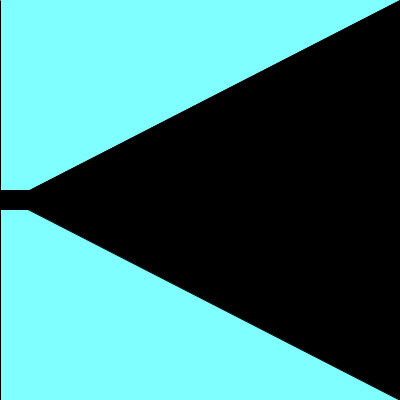
Frame 1 (no input)
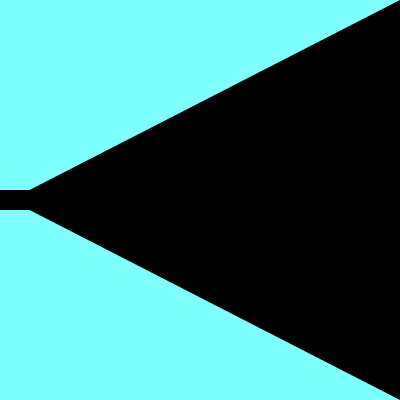
Frame 60 (the mouse pressed at the canvas centre just before this capture)
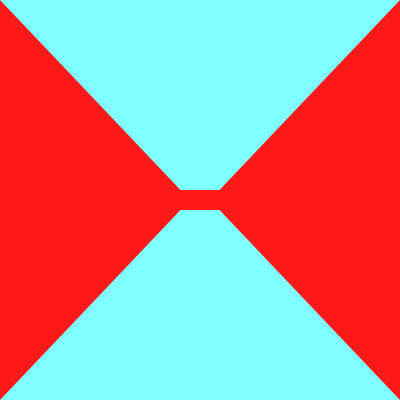
Frame 120 (the mouse held since frame 60 and released just before this capture)

The Processing sketch that drew these frames (run headless with seeded random() and noise(); from frame 60 on, the mouse is pressed at the canvas centre):

// Processing sketch: processing_35755
// ── processing_35755.pde

void setup(){
  size(400,400);
  colorMode(HSB,100);
}

int x = 20;

void draw() {
  background(50,50,200);//draw sky
  fill(mouseX*2,90,mouseY/2);
  rectMode(CENTER);
  triangle(0,height,0,0,mouseX-10,height/2);
  triangle(width,height,mouseX+10,height/2,width,0);
  noStroke();
  rect(mouseX,width/2,60,20);
}
